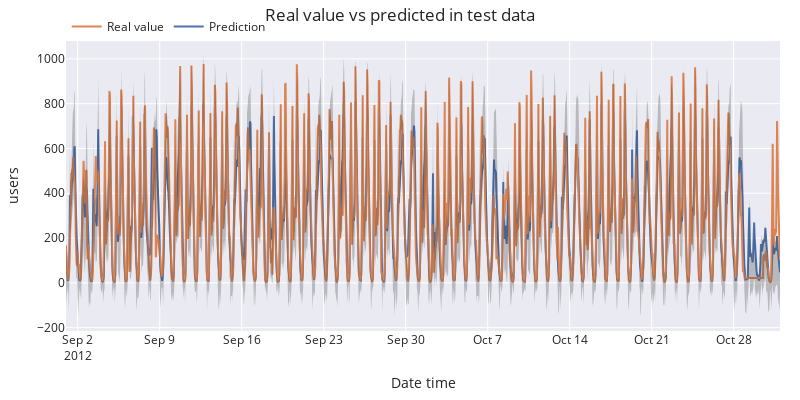

The code cell stored with this chart in its notebook:
### Code cell
# Plot prediction intervals vs real value
# ==============================================================================
fig = go.Figure([
    go.Scatter(
        name='Prediction',
        x=predictions.index,
        y=predictions['pred'],
        mode='lines',
    ),
    go.Scatter(
        name='Real value',
        x=datos_test.loc[:fin_test].index,
        y=datos_test.loc[:fin_test, 'users'],
        mode='lines',
    ),
    go.Scatter(
        name='Upper Bound',
        x=predictions.index,
        y=predictions['upper_bound'],
        mode='lines',
        marker=dict(color="#444"),
        line=dict(width=0),
        showlegend=False
    ),
    go.Scatter(
        name='Lower Bound',
        x=predictions.index,
        y=predictions['lower_bound'],
        marker=dict(color="#444"),
        line=dict(width=0),
        mode='lines',
        fillcolor='rgba(68, 68, 68, 0.3)',
        fill='tonexty',
        showlegend=False
    )
])
fig.update_layout(
    title="Real value vs predicted in test data",
    xaxis_title="Date time",
    yaxis_title="users",
    width=800,
    height=400,
    margin=dict(l=20, r=20, t=35, b=20),
    hovermode="x",
    legend=dict(
        orientation="h",
        yanchor="top",
        y=1.1,
        xanchor="left",
        x=0.001
    )
)
fig.show()

### Figure 1 — Plotly figure (JSON) as saved in the notebook; plotly's stock layout.template omitted (floating-point values rounded to 4 significant figures; data arrays with more than 128 entries replaced by an {"elided": "..."} marker saying what was removed)
{"data": [{"mode": "lines", "name": "Prediction", "type": "scatter", "x": {"elided": "1464 str values"}, "y": {"elided": "1464 float values"}}, {"mode": "lines", "name": "Real value", "type": "scatter", "x": {"elided": "1464 str values"}, "y": {"elided": "1464 int values"}}, {"line": {"width": 0}, "marker": {"color": "#444"}, "mode": "lines", "name": "Upper Bound", "showlegend": false, "type": "scatter", "x": {"elided": "1464 str values"}, "y": {"elided": "1464 float values"}}, {"fill": "tonexty", "fillcolor": "rgba(68, 68, 68, 0.3)", "line": {"width": 0}, "marker": {"color": "#444"}, "mode": "lines", "name": "Lower Bound", "showlegend": false, "type": "scatter", "x": {"elided": "1464 str values"}, "y": {"elided": "1464 float values"}}], "layout": {"height": 400, "hovermode": "x", "legend": {"orientation": "h", "x": 0.001, "xanchor": "left", "y": 1.1, "yanchor": "top"}, "margin": {"b": 20, "l": 20, "r": 20, "t": 35}, "title": {"text": "Real value vs predicted in test data"}, "width": 800, "xaxis": {"title": {"text": "Date time"}}, "yaxis": {"title": {"text": "users"}}}}
